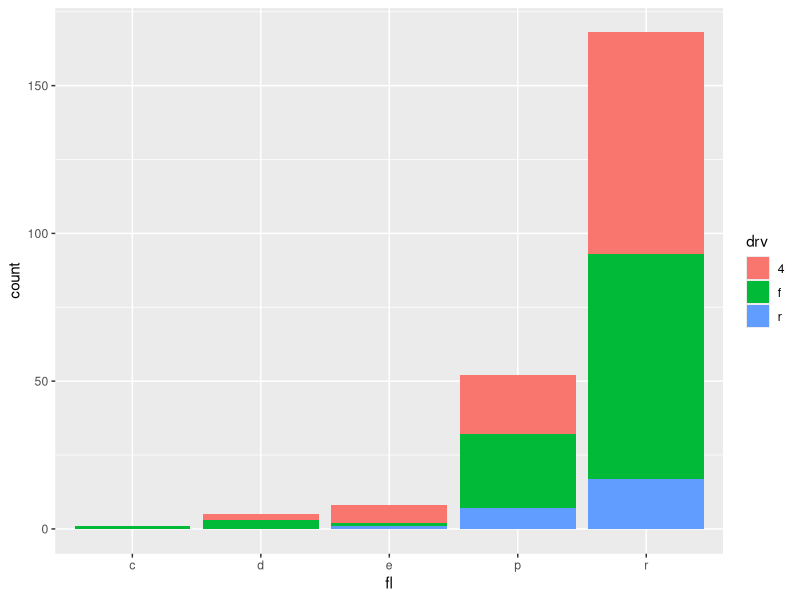
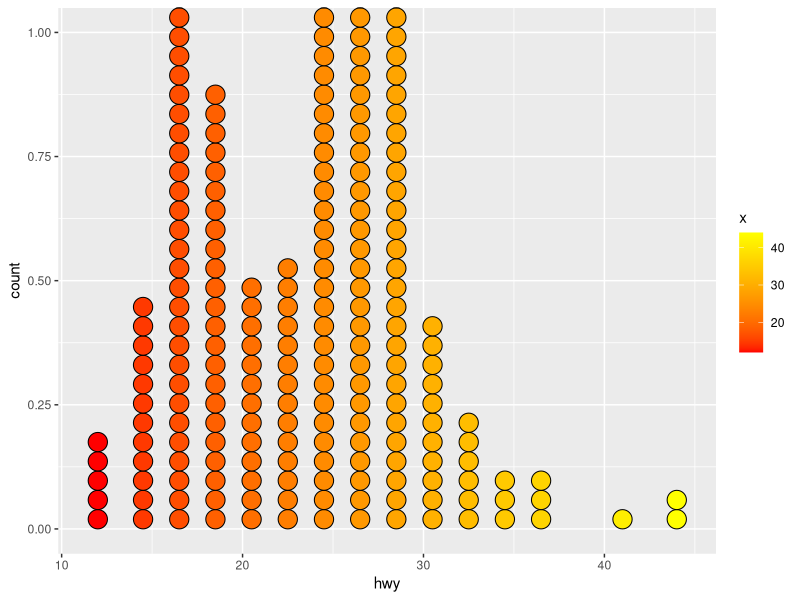
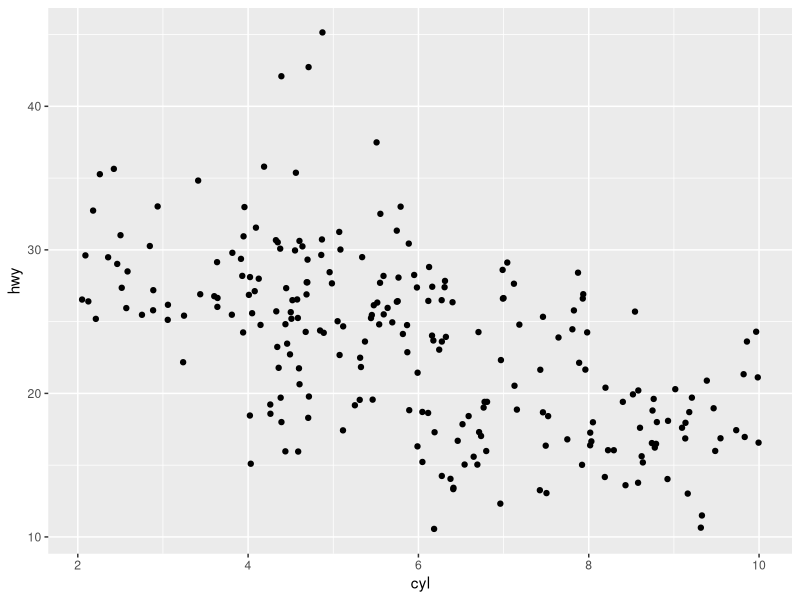

Reproduce these figures in R, in order.
## ---- chunk 1
knitr::opts_chunk$set(echo = TRUE, error = TRUE, eval = TRUE)
## ---- chunk 2
if (!require('ggplot2')) install.packages('ggplot2'); library('ggplot2') 
## ---- chunk 3
q2 <- ggplot(mpg, aes(fl, fill = drv)) # creating my variable `q2` # Do not modify this line
## ---- chunk 4
q2 + geom_bar(position = "stack")
## ---- chunk 5
q3 <- ggplot(mpg, aes(hwy)) # creating my variable `q3` # Do not modify this line
## ---- chunk 6
c + geom_dotplot()
## ---- chunk 7
q4 <- q3 + geom_dotplot(aes(fill = ..x..)) # Creating my variable `q4` # Do not modify this line
## ---- chunk 8
q4+ scale_fill_gradient(low="red",high="yellow")
## ---- chunk 9
q5 <- ggplot(mpg, aes(cyl, hwy)) # Creating my variable `q5` # Do not modify this line
## ---- chunk 10
q5 + geom_jitter(height = 2, width = 2)
